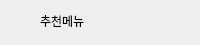
              <widget class="QWidget" name="widget_banner_2_recommend" native="true">
               <property name="maximumSize">
                <size>
                 <width>16777215</width>
                 <height>45</height>
                </size>
               </property>
               <layout class="QHBoxLayout" name="horizontalLayout_6">
                <property name="spacing">
                 <number>0</number>
                </property>
                <property name="leftMargin">
                 <number>5</number>
                </property>
                <property name="topMargin">
                 <number>5</number>
                </property>
                <property name="rightMargin">
                 <number>5</number>
                </property>
                <property name="bottomMargin">
                 <number>5</number>
                </property>
                <item>
                 <widget class="QLabel" name="label_banner_home_icon_2">
                  <property name="minimumSize">
                   <size>
                    <width>30</width>
                    <height>30</height>
                   </size>
                  </property>
                  <property name="maximumSize">
                   <size>
                    <width>30</width>
                    <height>30</height>
                   </size>
                  </property>
                  <property name="text">
                   <string/>
                  </property>
                  <property name="pixmap">
                   <pixmap>../src/star.svg</pixmap>
                  </property>
                  <property name="scaledContents">
                   <bool>true</bool>
                  </property>
                  <property name="alignment">
                   <set>Qt::AlignCenter</set>
                  </property>
                 </widget>
                </item>
                <item>
                 <widget class="QWidget" name="widget_12" native="true">
                  <layout class="QVBoxLayout" name="verticalLayout_12">
                   <property name="spacing">
                    <number>0</number>
                   </property>
                   <property name="leftMargin">
                    <number>5</number>
                   </property>
                   <property name="topMargin">
                    <number>5</number>
                   </property>
                   <property name="rightMargin">
                    <number>5</number>
                   </property>
                   <property name="bottomMargin">
                    <number>0</number>
                   </property>
                   <item>
                    <widget class="QLabel" name="label_banner_home_2">
                     <property name="maximumSize">
                      <size>
                       <width>16777215</width>
                       <height>15</height>
                      </size>
                     </property>
                     <property name="text">
                      <string>추천메뉴</string>
                     </property>
                     <property name="alignment">
                      <set>Qt::AlignLeading|Qt::AlignLeft|Qt::AlignVCenter</set>
                     </property>
                    </widget>
                   </item>
                   <item>
                    <widget class="QFrame" name="frame_line_2">
                     <property name="minimumSize">
                      <size>
                       <width>50</width>
                       <height>5</height>
                      </size>
                     </property>
                     <property name="maximumSize">
                      <size>
                       <width>20</width>
                       <height>5</height>
                      </size>
                     </property>
                    </widget>
                   </item>
                  </layout>
                 </widget>
                </item>
               </layout>
              </widget>
